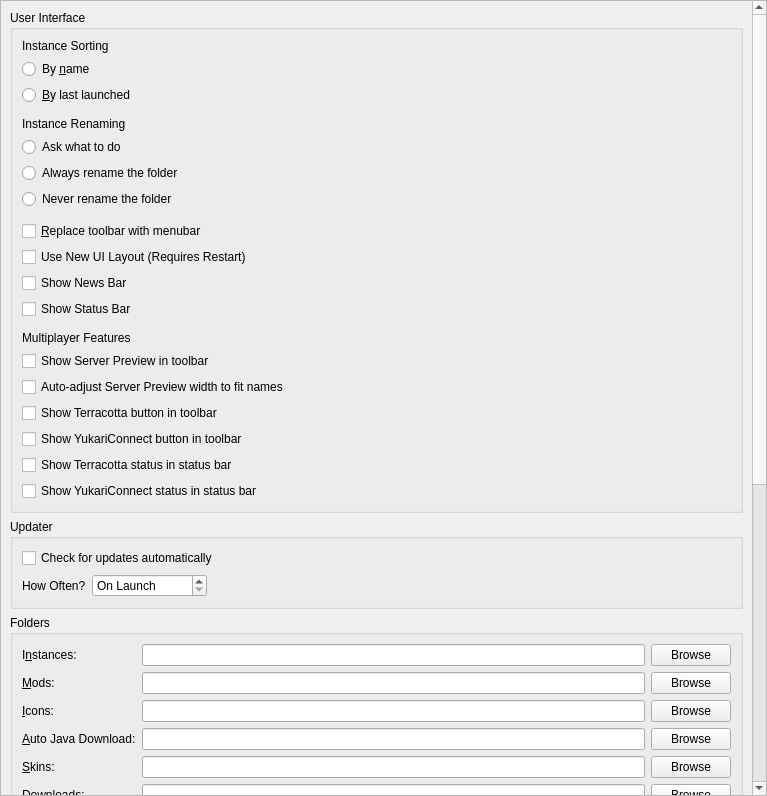
<?xml version="1.0" encoding="UTF-8"?>
<ui version="4.0">
 <class>LauncherPage</class>
 <widget class="QWidget" name="LauncherPage">
  <property name="geometry">
   <rect>
    <x>0</x>
    <y>0</y>
    <width>767</width>
    <height>796</height>
   </rect>
  </property>
  <property name="sizePolicy">
   <sizepolicy hsizetype="MinimumExpanding" vsizetype="MinimumExpanding">
    <horstretch>0</horstretch>
    <verstretch>0</verstretch>
   </sizepolicy>
  </property>
  <layout class="QVBoxLayout" name="verticalLayout">
   <property name="leftMargin">
    <number>0</number>
   </property>
   <property name="topMargin">
    <number>0</number>
   </property>
   <property name="rightMargin">
    <number>0</number>
   </property>
   <property name="bottomMargin">
    <number>0</number>
   </property>
   <item>
    <widget class="QScrollArea" name="scrollArea">
     <property name="horizontalScrollBarPolicy">
      <enum>Qt::ScrollBarPolicy::ScrollBarAsNeeded</enum>
     </property>
     <property name="widgetResizable">
      <bool>true</bool>
     </property>
     <widget class="QWidget" name="scrollAreaWidgetContents">
      <property name="geometry">
       <rect>
        <x>0</x>
        <y>-149</y>
        <width>746</width>
        <height>1222</height>
       </rect>
      </property>
      <layout class="QVBoxLayout" name="verticalLayout_8">
       <item>
        <widget class="QGroupBox" name="userInterfaceBox">
         <property name="enabled">
          <bool>true</bool>
         </property>
         <property name="title">
          <string>User Interface</string>
         </property>
         <layout class="QVBoxLayout" name="verticalLayout_2">
          <item>
           <widget class="QLabel" name="instanceSortingLabel">
            <property name="text">
             <string>Instance Sorting</string>
            </property>
           </widget>
          </item>
          <item>
           <widget class="QRadioButton" name="sortByNameBtn">
            <property name="text">
             <string>By &amp;name</string>
            </property>
            <attribute name="buttonGroup">
             <string notr="true">sortingModeGroup</string>
            </attribute>
           </widget>
          </item>
          <item>
           <widget class="QRadioButton" name="sortLastLaunchedBtn">
            <property name="text">
             <string>&amp;By last launched</string>
            </property>
            <attribute name="buttonGroup">
             <string notr="true">sortingModeGroup</string>
            </attribute>
           </widget>
          </item>
          <item>
           <spacer name="verticalSpacer">
            <property name="orientation">
             <enum>Qt::Orientation::Vertical</enum>
            </property>
            <property name="sizeType">
             <enum>QSizePolicy::Policy::Fixed</enum>
            </property>
            <property name="sizeHint" stdset="0">
             <size>
              <width>0</width>
              <height>6</height>
             </size>
            </property>
           </spacer>
          </item>
          <item>
           <widget class="QLabel" name="renamingBehaviorLabel">
            <property name="text">
             <string>Instance Renaming</string>
            </property>
           </widget>
          </item>
          <item>
           <widget class="QRadioButton" name="askToRenameDirBtn">
            <property name="text">
             <string>Ask what to do</string>
            </property>
            <attribute name="buttonGroup">
             <string notr="true">renamingBehaviorGroup</string>
            </attribute>
           </widget>
          </item>
          <item>
           <widget class="QRadioButton" name="alwaysRenameDirBtn">
            <property name="text">
             <string>Always rename the folder</string>
            </property>
            <attribute name="buttonGroup">
             <string notr="true">renamingBehaviorGroup</string>
            </attribute>
           </widget>
          </item>
          <item>
           <widget class="QRadioButton" name="neverRenameDirBtn">
            <property name="text">
             <string>Never rename the folder</string>
            </property>
            <attribute name="buttonGroup">
             <string notr="true">renamingBehaviorGroup</string>
            </attribute>
           </widget>
          </item>
          <item>
           <spacer name="verticalSpacer_2">
            <property name="orientation">
             <enum>Qt::Orientation::Vertical</enum>
            </property>
            <property name="sizeType">
             <enum>QSizePolicy::Policy::Fixed</enum>
            </property>
            <property name="sizeHint" stdset="0">
             <size>
              <width>0</width>
              <height>6</height>
             </size>
            </property>
           </spacer>
          </item>
          <item>
           <widget class="QCheckBox" name="preferMenuBarCheckBox">
            <property name="toolTip">
             <string>The menubar is more friendly for keyboard-driven interaction.</string>
            </property>
            <property name="text">
             <string>&amp;Replace toolbar with menubar</string>
            </property>
           </widget>
          </item>
          <item>
           <widget class="QCheckBox" name="useNewUICheckBox">
           <property name="toolTip">
             <string>Enable the new experimental 3-column UI layout.</string>
             </property>
             <property name="text">
             <string>Use New UI Layout (Requires Restart)</string>
             </property>
             </widget>
             </item>
          <item>
           <widget class="QCheckBox" name="showNewsBarCheckBox">
            <property name="text">
             <string>Show News Bar</string>
            </property>
           </widget>
          </item>
          <item>
           <widget class="QCheckBox" name="showStatusBarCheckBox">
            <property name="text">
             <string>Show Status Bar</string>
            </property>
           </widget>
          </item>
          <item>
           <spacer name="verticalSpacer_3">
            <property name="orientation">
             <enum>Qt::Orientation::Vertical</enum>
            </property>
            <property name="sizeType">
             <enum>QSizePolicy::Policy::Fixed</enum>
            </property>
            <property name="sizeHint" stdset="0">
             <size>
              <width>0</width>
              <height>6</height>
             </size>
            </property>
           </spacer>
          </item>
          <item>
           <widget class="QLabel" name="multiplayerLabel">
            <property name="text">
             <string>Multiplayer Features</string>
            </property>
           </widget>
          </item>
          <item>
           <widget class="QCheckBox" name="showServerPreviewCheckBox">
            <property name="text">
             <string>Show Server Preview in toolbar</string>
            </property>
           </widget>
          </item>
          <item>
           <widget class="QCheckBox" name="serverPreviewDynamicWidthCheckBox">
            <property name="text">
             <string>Auto-adjust Server Preview width to fit names</string>
            </property>
           </widget>
          </item>
          <item>
           <widget class="QCheckBox" name="showTerracottaToolBarCheckBox">
            <property name="text">
             <string>Show Terracotta button in toolbar</string>
            </property>
           </widget>
          </item>
          <item>
           <widget class="QCheckBox" name="showYukariConnectToolBarCheckBox">
            <property name="text">
             <string>Show YukariConnect button in toolbar</string>
            </property>
           </widget>
          </item>
          <item>
           <widget class="QCheckBox" name="showTerracottaStatusBarCheckBox">
            <property name="text">
             <string>Show Terracotta status in status bar</string>
            </property>
           </widget>
          </item>
          <item>
           <widget class="QCheckBox" name="showYukariConnectStatusBarCheckBox">
            <property name="text">
             <string>Show YukariConnect status in status bar</string>
            </property>
           </widget>
          </item>
         </layout>
        </widget>
       </item>
       <item>
        <widget class="QGroupBox" name="updateSettingsBox">
         <property name="title">
          <string>Updater</string>
         </property>
         <layout class="QGridLayout" name="gridLayout_2">
          <item row="1" column="0">
           <layout class="QHBoxLayout" name="horizontalLayout_2">
            <item>
             <widget class="QLabel" name="updateIntervalLabel">
              <property name="text">
               <string>How Often?</string>
              </property>
             </widget>
            </item>
            <item>
             <widget class="QSpinBox" name="updateIntervalSpinBox">
              <property name="sizePolicy">
               <sizepolicy hsizetype="Maximum" vsizetype="Fixed">
                <horstretch>0</horstretch>
                <verstretch>0</verstretch>
               </sizepolicy>
              </property>
              <property name="toolTip">
               <string>Set to 0 to only check on launch</string>
              </property>
              <property name="specialValueText">
               <string>On Launch</string>
              </property>
              <property name="suffix">
               <string> hours</string>
              </property>
              <property name="prefix">
               <string>Every </string>
              </property>
              <property name="minimum">
               <number>0</number>
              </property>
              <property name="maximum">
               <number>168</number>
              </property>
             </widget>
            </item>
            <item>
             <spacer name="horizontalSpacer">
              <property name="orientation">
               <enum>Qt::Orientation::Horizontal</enum>
              </property>
              <property name="sizeHint" stdset="0">
               <size>
                <width>0</width>
                <height>0</height>
               </size>
              </property>
             </spacer>
            </item>
           </layout>
          </item>
          <item row="0" column="0" colspan="2">
           <widget class="QCheckBox" name="autoUpdateCheckBox">
            <property name="text">
             <string>Check for updates automatically</string>
            </property>
           </widget>
          </item>
         </layout>
        </widget>
       </item>
       <item>
        <widget class="QGroupBox" name="foldersBox">
         <property name="title">
          <string>Folders</string>
         </property>
         <layout class="QGridLayout" name="gridLayout">
          <item row="4" column="1">
           <widget class="QLineEdit" name="skinsDirTextBox"/>
          </item>
          <item row="4" column="2">
           <widget class="QPushButton" name="skinsDirBrowseBtn">
            <property name="text">
             <string>Browse</string>
            </property>
           </widget>
          </item>
          <item row="3" column="0">
           <widget class="QLabel" name="labelJavaDir">
            <property name="text">
             <string>&amp;Auto Java Download:</string>
            </property>
            <property name="toolTip">
             <string>Folder where Prism Launcher stores automatically downloaded Java versions. Do NOT set this to your system Java installation.</string>
            </property>
            <property name="buddy">
             <cstring>javaDirTextBox</cstring>
            </property>
           </widget>
          </item>
          <item row="2" column="2">
           <widget class="QPushButton" name="iconsDirBrowseBtn">
            <property name="text">
             <string>Browse</string>
            </property>
           </widget>
          </item>
          <item row="4" column="0">
           <widget class="QLabel" name="labelSkinsDir">
            <property name="text">
             <string>&amp;Skins:</string>
            </property>
            <property name="buddy">
             <cstring>skinsDirTextBox</cstring>
            </property>
           </widget>
          </item>
          <item row="1" column="0">
           <widget class="QLabel" name="labelModsDir">
            <property name="text">
             <string>&amp;Mods:</string>
            </property>
            <property name="buddy">
             <cstring>modsDirTextBox</cstring>
            </property>
           </widget>
          </item>
          <item row="3" column="2">
           <widget class="QPushButton" name="javaDirBrowseBtn">
            <property name="text">
             <string>Browse</string>
            </property>
           </widget>
          </item>
          <item row="5" column="0">
           <widget class="QLabel" name="labelDownloadsDir">
            <property name="text">
             <string>&amp;Downloads:</string>
            </property>
            <property name="buddy">
             <cstring>downloadsDirTextBox</cstring>
            </property>
           </widget>
          </item>
          <item row="5" column="1">
           <widget class="QLineEdit" name="downloadsDirTextBox"/>
          </item>
          <item row="1" column="1">
           <widget class="QLineEdit" name="modsDirTextBox"/>
          </item>
          <item row="0" column="0">
           <widget class="QLabel" name="labelInstDir">
            <property name="text">
             <string>I&amp;nstances:</string>
            </property>
            <property name="buddy">
             <cstring>instDirTextBox</cstring>
            </property>
           </widget>
          </item>
          <item row="0" column="2">
           <widget class="QPushButton" name="instDirBrowseBtn">
            <property name="text">
             <string>Browse</string>
            </property>
           </widget>
          </item>
          <item row="5" column="2">
           <widget class="QPushButton" name="downloadsDirBrowseBtn">
            <property name="text">
             <string>Browse</string>
            </property>
           </widget>
          </item>
          <item row="0" column="1">
           <widget class="QLineEdit" name="instDirTextBox"/>
          </item>
          <item row="1" column="2">
           <widget class="QPushButton" name="modsDirBrowseBtn">
            <property name="text">
             <string>Browse</string>
            </property>
           </widget>
          </item>
          <item row="3" column="1">
           <widget class="QLineEdit" name="javaDirTextBox"/>
          </item>
          <item row="2" column="1">
           <widget class="QLineEdit" name="iconsDirTextBox"/>
          </item>
          <item row="2" column="0">
           <widget class="QLabel" name="labelIconsDir">
            <property name="text">
             <string>&amp;Icons:</string>
            </property>
            <property name="buddy">
             <cstring>iconsDirTextBox</cstring>
            </property>
           </widget>
          </item>
         </layout>
        </widget>
       </item>
       <item>
        <widget class="QGroupBox" name="modsBox">
         <property name="title">
          <string>Mods and Modpacks</string>
         </property>
         <layout class="QVBoxLayout" name="verticalLayout_4">
          <item>
           <widget class="QCheckBox" name="downloadsDirWatchRecursiveCheckBox">
            <property name="toolTip">
             <string>When enabled, in addition to the downloads folder, its sub folders will also be searched when looking for resources (e.g. when looking for blocked mods on CurseForge).</string>
            </property>
            <property name="text">
             <string>Check &amp;subfolders for blocked mods</string>
            </property>
           </widget>
          </item>
          <item>
           <widget class="QCheckBox" name="downloadsDirMoveCheckBox">
            <property name="toolTip">
             <string>When enabled, it will move blocked resources instead of copying them.</string>
            </property>
            <property name="text">
             <string>Move blocked mods instead of copying them</string>
            </property>
           </widget>
          </item>
          <item>
           <widget class="QCheckBox" name="metadataEnableBtn">
            <property name="toolTip">
             <string>Store version information provided by mod providers (like Modrinth or CurseForge) for mods.</string>
            </property>
            <property name="text">
             <string>Keep track of mod metadata</string>
            </property>
           </widget>
          </item>
          <item>
           <widget class="QLabel" name="metadataWarningLabel">
            <property name="text">
             <string>&lt;html&gt;&lt;head/&gt;&lt;body&gt;&lt;p&gt;&lt;span style=&quot; font-weight:600; color:#f5c211;&quot;&gt;Warning&lt;/span&gt;&lt;span style=&quot; color:#f5c211;&quot;&gt;: Disabling mod metadata may also disable some QoL features, such as mod updating!&lt;/span&gt;&lt;/p&gt;&lt;/body&gt;&lt;/html&gt;</string>
            </property>
            <property name="wordWrap">
             <bool>true</bool>
            </property>
           </widget>
          </item>
          <item>
           <widget class="QCheckBox" name="dependenciesEnableBtn">
            <property name="toolTip">
             <string>Automatically detect, install, and update mod dependencies.</string>
            </property>
            <property name="text">
             <string>Install dependencies automatically</string>
            </property>
           </widget>
          </item>
          <item>
           <widget class="QCheckBox" name="showModIncompatCheckBox">
            <property name="toolTip">
             <string>Currently this just shows mods which are not marked as compatible with the current Minecraft version.</string>
            </property>
            <property name="text">
             <string>Detect and show mod incompatibilities (experimental)</string>
            </property>
           </widget>
          </item>
          <item>
           <widget class="QCheckBox" name="modpackUpdatePromptBtn">
            <property name="toolTip">
             <string>When creating a new modpack instance, suggest updating an existing instance instead.</string>
            </property>
            <property name="text">
             <string>Suggest to update an existing instance during modpack installation</string>
            </property>
           </widget>
          </item>
         </layout>
        </widget>
       </item>
       <item>
        <widget class="QGroupBox" name="groupBox_2">
         <property name="title">
          <string>Console</string>
         </property>
         <layout class="QFormLayout" name="formLayout">
          <property name="labelAlignment">
           <set>Qt::AlignmentFlag::AlignLeading|Qt::AlignmentFlag::AlignLeft|Qt::AlignmentFlag::AlignVCenter</set>
          </property>
          <item row="0" column="0">
           <widget class="QLabel" name="lineLimitLabel">
            <property name="sizePolicy">
             <sizepolicy hsizetype="Maximum" vsizetype="Preferred">
              <horstretch>0</horstretch>
              <verstretch>0</verstretch>
             </sizepolicy>
            </property>
            <property name="text">
             <string>Log History &amp;Limit:</string>
            </property>
            <property name="buddy">
             <cstring>lineLimitSpinBox</cstring>
            </property>
           </widget>
          </item>
          <item row="0" column="1">
           <widget class="QSpinBox" name="lineLimitSpinBox">
            <property name="sizePolicy">
             <sizepolicy hsizetype="Maximum" vsizetype="Fixed">
              <horstretch>0</horstretch>
              <verstretch>0</verstretch>
             </sizepolicy>
            </property>
            <property name="suffix">
             <string> lines</string>
            </property>
            <property name="minimum">
             <number>10000</number>
            </property>
            <property name="maximum">
             <number>1000000</number>
            </property>
            <property name="singleStep">
             <number>10000</number>
            </property>
            <property name="value">
             <number>100000</number>
            </property>
           </widget>
          </item>
          <item row="1" column="0" colspan="2">
           <widget class="QCheckBox" name="checkStopLogging">
            <property name="text">
             <string>&amp;Stop logging when log overflows</string>
            </property>
           </widget>
          </item>
         </layout>
        </widget>
       </item>
       <item>
        <widget class="QGroupBox" name="tasksBox">
         <property name="title">
          <string>Tasks</string>
         </property>
         <layout class="QGridLayout" name="gridLayout_3">
          <item row="2" column="1">
           <widget class="QSpinBox" name="numberOfManualRetriesSpinBox">
            <property name="sizePolicy">
             <sizepolicy hsizetype="Maximum" vsizetype="Fixed">
              <horstretch>0</horstretch>
              <verstretch>0</verstretch>
             </sizepolicy>
            </property>
            <property name="minimumSize">
             <size>
              <width>60</width>
              <height>0</height>
             </size>
            </property>
            <property name="minimum">
             <number>0</number>
            </property>
           </widget>
          </item>
          <item row="1" column="1">
           <widget class="QSpinBox" name="numberOfConcurrentDownloadsSpinBox">
            <property name="sizePolicy">
             <sizepolicy hsizetype="Maximum" vsizetype="Fixed">
              <horstretch>0</horstretch>
              <verstretch>0</verstretch>
             </sizepolicy>
            </property>
            <property name="minimumSize">
             <size>
              <width>60</width>
              <height>0</height>
             </size>
            </property>
            <property name="minimum">
             <number>1</number>
            </property>
           </widget>
          </item>
          <item row="3" column="1">
           <widget class="QSpinBox" name="timeoutSecondsSpinBox">
            <property name="sizePolicy">
             <sizepolicy hsizetype="Maximum" vsizetype="Fixed">
              <horstretch>0</horstretch>
              <verstretch>0</verstretch>
             </sizepolicy>
            </property>
            <property name="minimumSize">
             <size>
              <width>60</width>
              <height>0</height>
             </size>
            </property>
            <property name="suffix">
             <string>s</string>
            </property>
           </widget>
          </item>
          <item row="2" column="0">
           <widget class="QLabel" name="numberOfManualRetriesLabel">
            <property name="text">
             <string>Retry Limit:</string>
            </property>
           </widget>
          </item>
          <item row="1" column="0">
           <widget class="QLabel" name="numberOfConcurrentDownloadsLabel">
            <property name="text">
             <string>Concurrent Download Limit:</string>
            </property>
           </widget>
          </item>
          <item row="3" column="0">
           <widget class="QLabel" name="timeoutSecondsLabel">
            <property name="toolTip">
             <string>Seconds to wait until the requests are terminated</string>
            </property>
            <property name="text">
             <string>HTTP Timeout:</string>
            </property>
           </widget>
          </item>
          <item row="0" column="1">
           <widget class="QSpinBox" name="numberOfConcurrentTasksSpinBox">
            <property name="sizePolicy">
             <sizepolicy hsizetype="Maximum" vsizetype="Fixed">
              <horstretch>0</horstretch>
              <verstretch>0</verstretch>
             </sizepolicy>
            </property>
            <property name="minimumSize">
             <size>
              <width>60</width>
              <height>0</height>
             </size>
            </property>
            <property name="minimum">
             <number>1</number>
            </property>
           </widget>
          </item>
          <item row="0" column="0">
           <widget class="QLabel" name="numberOfConcurrentTasksLabel">
            <property name="text">
             <string>Concurrent Task Limit:</string>
            </property>
           </widget>
          </item>
          <item row="0" column="2">
           <spacer name="horizontalSpacer_2">
            <property name="orientation">
             <enum>Qt::Orientation::Horizontal</enum>
            </property>
            <property name="sizeHint" stdset="0">
             <size>
              <width>0</width>
              <height>0</height>
             </size>
            </property>
           </spacer>
          </item>
         </layout>
        </widget>
       </item>
       <item>
        <spacer name="verticalSpacer_FeaturesTab">
         <property name="orientation">
          <enum>Qt::Orientation::Vertical</enum>
         </property>
         <property name="sizeHint" stdset="0">
          <size>
           <width>0</width>
           <height>0</height>
          </size>
         </property>
        </spacer>
       </item>
      </layout>
     </widget>
    </widget>
   </item>
  </layout>
 </widget>
 <tabstops>
  <tabstop>scrollArea</tabstop>
  <tabstop>sortByNameBtn</tabstop>
  <tabstop>sortLastLaunchedBtn</tabstop>
  <tabstop>askToRenameDirBtn</tabstop>
  <tabstop>alwaysRenameDirBtn</tabstop>
  <tabstop>neverRenameDirBtn</tabstop>
  <tabstop>preferMenuBarCheckBox</tabstop>
  <tabstop>autoUpdateCheckBox</tabstop>
  <tabstop>updateIntervalSpinBox</tabstop>
  <tabstop>instDirTextBox</tabstop>
  <tabstop>instDirBrowseBtn</tabstop>
  <tabstop>modsDirTextBox</tabstop>
  <tabstop>modsDirBrowseBtn</tabstop>
  <tabstop>iconsDirTextBox</tabstop>
  <tabstop>iconsDirBrowseBtn</tabstop>
  <tabstop>javaDirTextBox</tabstop>
  <tabstop>javaDirBrowseBtn</tabstop>
  <tabstop>skinsDirTextBox</tabstop>
  <tabstop>skinsDirBrowseBtn</tabstop>
  <tabstop>downloadsDirTextBox</tabstop>
  <tabstop>downloadsDirBrowseBtn</tabstop>
  <tabstop>downloadsDirWatchRecursiveCheckBox</tabstop>
  <tabstop>downloadsDirMoveCheckBox</tabstop>
  <tabstop>metadataEnableBtn</tabstop>
  <tabstop>dependenciesEnableBtn</tabstop>
  <tabstop>showModIncompatCheckBox</tabstop>
  <tabstop>modpackUpdatePromptBtn</tabstop>
  <tabstop>downloadGameFilesBtn</tabstop>
  <tabstop>lineLimitSpinBox</tabstop>
  <tabstop>checkStopLogging</tabstop>
  <tabstop>numberOfConcurrentTasksSpinBox</tabstop>
  <tabstop>numberOfConcurrentDownloadsSpinBox</tabstop>
  <tabstop>numberOfManualRetriesSpinBox</tabstop>
  <tabstop>timeoutSecondsSpinBox</tabstop>
 </tabstops>
 <resources/>
 <connections/>
 <buttongroups>
  <buttongroup name="renamingBehaviorGroup"/>
  <buttongroup name="sortingModeGroup"/>
 </buttongroups>
</ui>
